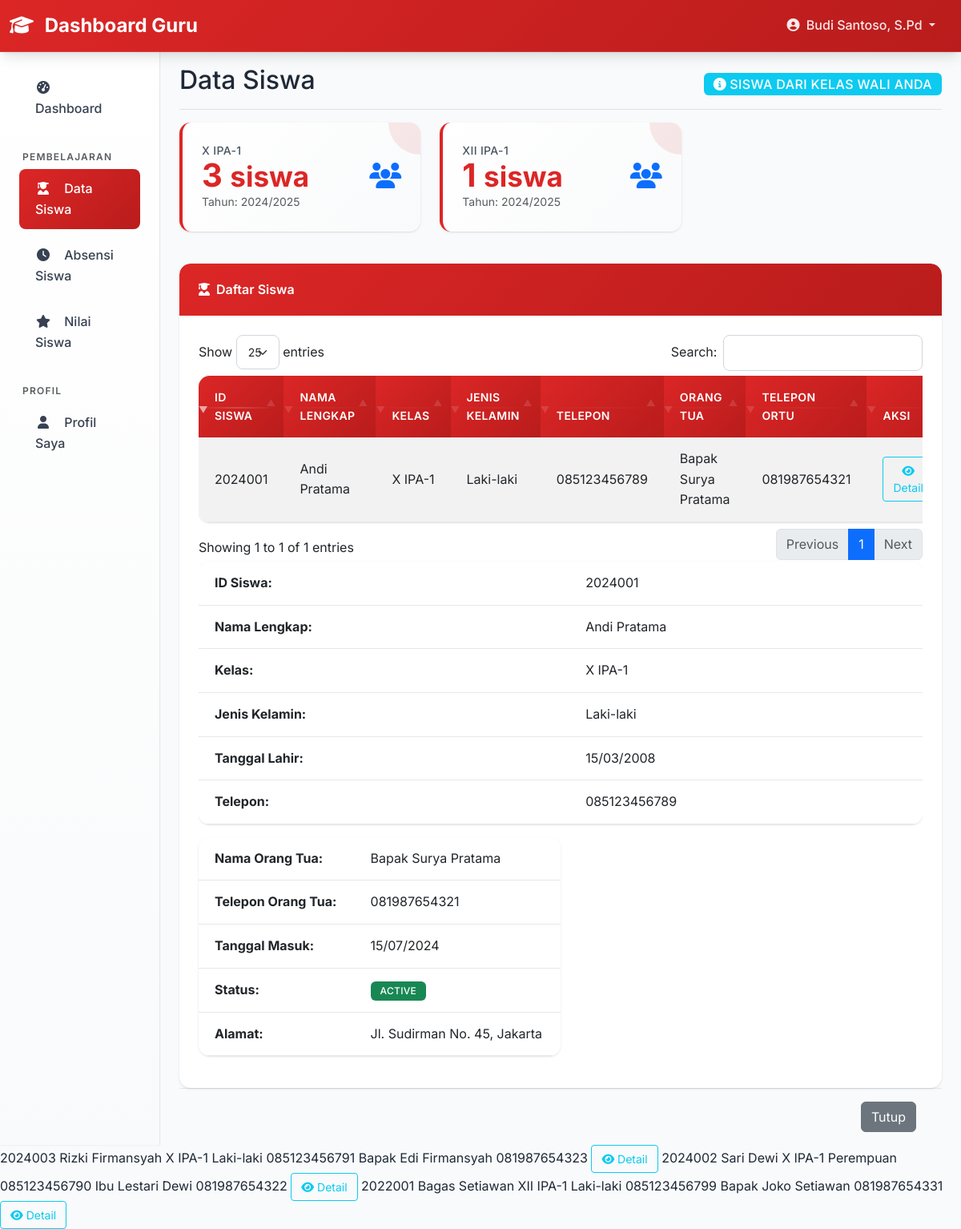
The app's page /teacher/students.php (signed in) with its own data.
### tables this page shows
CREATE TABLE IF NOT EXISTS classes (
    id INT AUTO_INCREMENT PRIMARY KEY,
    class_name VARCHAR(50) NOT NULL,
    class_level VARCHAR(20) NOT NULL,
    teacher_id INT,
    academic_year VARCHAR(10) NOT NULL,
    capacity INT DEFAULT 30,
    created_at TIMESTAMP DEFAULT CURRENT_TIMESTAMP,
    FOREIGN KEY (teacher_id) REFERENCES teachers(id) ON DELETE SET NULL
);

CREATE TABLE IF NOT EXISTS students (
    id INT AUTO_INCREMENT PRIMARY KEY,
    student_id VARCHAR(20) UNIQUE NOT NULL,
    full_name VARCHAR(100) NOT NULL,
    class_id INT,
    birth_date DATE,
    gender ENUM('male', 'female'),
    phone VARCHAR(20),
    address TEXT,
    parent_name VARCHAR(100),
    parent_phone VARCHAR(20),
    enrollment_date DATE DEFAULT (CURRENT_DATE),
    status ENUM('active', 'inactive', 'graduated') DEFAULT 'active',
    created_at TIMESTAMP DEFAULT CURRENT_TIMESTAMP,
    FOREIGN KEY (class_id) REFERENCES classes(id) ON DELETE SET NULL
);

### teacher/students.php (the view, shortened to what this page needs)
<?php
require_once '../config/database.php';
try {
    $stmt = $pdo->prepare("SELECT * FROM teachers WHERE user_id = ?");
    $stmt->execute([$_SESSION['user_id']]);
    $teacher = $stmt->fetch();
} catch(PDOException $e) {
    $error = 'Terjadi kesalahan sistem';
    $teacher = null;
}
try {
    $stmt = $pdo->prepare("
        SELECT s.*, c.class_name, c.class_level
        FROM students s
        JOIN classes c ON s.class_id = c.id
        WHERE c.teacher_id = ? AND s.status = 'active'
        ORDER BY c.class_level, c.class_name, s.full_name
    ");
    $stmt->execute([$teacher['id']]);
    $students = $stmt->fetchAll();
} catch(PDOException $e) {
    $students = [];
    $error = 'Gagal mengambil data siswa';
}
try {
    $stmt = $pdo->prepare("
        SELECT c.*,
               (SELECT COUNT(*) FROM students WHERE class_id = c.id AND status = 'active') as student_count
        FROM classes c
        WHERE c.teacher_id = ?
        ORDER BY c.class_level, c.class_name
    ");
    $stmt->execute([$teacher['id']]);
    $homeroom_classes = $stmt->fetchAll();
} catch(PDOException $e) {
    $homeroom_classes = [];
}
include 'includes/header.php';
?>
<div class="container-fluid">
    <div class="row">
        <?php include 'includes/sidebar.php'; ?>
        <main class="col-md-9 ms-sm-auto col-lg-10 px-md-4">
            <div class="d-flex justify-content-between flex-wrap flex-md-nowrap align-items-center pt-3 pb-2 mb-3 border-bottom">
                <h1 class="h2">Data Siswa</h1>
                <div class="btn-toolbar mb-2 mb-md-0">
                    <span class="badge bg-info fs-6">
                        <i class="fas fa-info-circle me-1"></i>Siswa dari kelas wali Anda
                    </span>
                </div>
            </div>
            <?php if (empty($homeroom_classes)): ?>
                <div class="card">
                    <div class="card-body text-center py-5">
                        <i class="fas fa-info-circle fa-3x text-muted mb-3"></i>
                        <h5>Anda belum ditugaskan sebagai wali kelas</h5>
                        <p class="text-muted">Hubungi admin untuk mendapatkan penugasan sebagai wali kelas</p>
                    </div>
                </div>
            <?php else: ?>
                <div class="row mb-4">
                    <?php foreach($homeroom_classes as $class): ?>
                    <div class="col-md-6 col-lg-4 mb-3">
                        <div class="card stats-card">
                            <div class="card-body">
                                <div class="row no-gutters align-items-center">
                                    <div class="col mr-2">
                                        <div class="stats-label"><?= htmlspecialchars($class['class_level'] . ' ' . $class['class_name']) ?></div>
                                        <div class="stats-number"><?= $class['student_count'] ?> <small>siswa</small></div>
                                        <small class="text-muted">Tahun: <?= htmlspecialchars($class['academic_year']) ?></small>
                                    </div>
                                    <div class="col-auto">
                                        <i class="fas fa-users fa-2x text-primary"></i>
                                    </div>
                                </div>
                            </div>
                        </div>
                    </div>
                    <?php endforeach; ?>
                </div>
                <div class="card">
                    <div class="card-header">
                        <i class="fas fa-user-graduate me-2"></i>Daftar Siswa
                    </div>
                    <div class="card-body">
                        <?php if (empty($students)): ?>
                            <div class="text-center py-4">
                                <i class="fas fa-user-graduate fa-3x text-muted mb-3"></i>
                                <h5>Belum ada siswa</h5>
                                <p class="text-muted">Siswa akan muncul setelah admin menambahkan siswa ke kelas Anda</p>
                            </div>
                        <?php else: ?>
                            <div class="table-responsive">
                                <table class="table table-striped datatable">
                                    <thead>
                                        <tr>
                                            <th>ID Siswa</th>
                                            <th>Nama Lengkap</th>
                                            <th>Kelas</th>
                                            <th>Jenis Kelamin</th>
                                            <th>Telepon</th>
                                            <th>Orang Tua</th>
                                            <th>Telepon Ortu</th>
                                            <th>Aksi</th>
                                        </tr>
                                    </thead>
                                    <tbody>
                                        <?php foreach($students as $student): ?>
                                        <tr>
                                            <td><?= htmlspecialchars($student['student_id']) ?></td>
                                            <td><?= htmlspecialchars($student['full_name']) ?></td>
                                            <td><?= htmlspecialchars($student['class_level'] . ' ' . $student['class_name']) ?></td>
                                            <td><?= $student['gender'] == 'male' ? 'Laki-laki' : 'Perempuan' ?></td>
                                            <td><?= htmlspecialchars($student['phone'] ?: '-') ?></td>
                                            <td><?= htmlspecialchars($student['parent_name'] ?: '-') ?></td>
                                            <td><?= htmlspecialchars($student['parent_phone'] ?: '-') ?></td>
                                            <td>
                                                <button type="button" class="btn btn-sm btn-outline-info" data-bs-toggle="modal" data-bs-target="#studentModal<?= $student['id'] ?>">
                                                    <i class="fas fa-eye"></i> Detail
                                                </button>
                                            </td>
                                        </tr>
                                        <div class="modal fade" id="studentModal<?= $student['id'] ?>" tabindex="-1">
                                            <div class="modal-dialog modal-lg">
                                                <div class="modal-content">
                                                    <div class="modal-body">
                                                        <div class="row">
                                                            <div class="col-md-6">
                                                                <table class="table table-borderless">
                                                                    <tr>
                                                                        <td><strong>ID Siswa:</strong></td>
                                                                        <td><?= htmlspecialchars($student['student_id']) ?></td>
                                                                    </tr>
                                                                    <tr>
                                                                        <td><strong>Nama Lengkap:</strong></td>
                                                                        <td><?= htmlspecialchars($student['full_name']) ?></td>
                                                                    </tr>
                                                                    <tr>
                                                                        <td><strong>Kelas:</strong></td>
                                                                        <td><?= htmlspecialchars($student['class_level'] . ' ' . $student['class_name']) ?></td>
                                                                    </tr>
                                                                    <tr>
                                                                        <td><strong>Jenis Kelamin:</strong></td>
                                                                        <td><?= $student['gender'] == 'male' ? 'Laki-laki' : 'Perempuan' ?></td>
                                                                    </tr>
                                                                    <tr>
                                                                        <td><strong>Tanggal Lahir:</strong></td>
                                                                        <td><?= $student['birth_date'] ? date('d/m/Y', strtotime($student['birth_date'])) : '-' ?></td>
                                                                    </tr>
                                                                    <tr>
                                                                        <td><strong>Telepon:</strong></td>
                                                                        <td><?= htmlspecialchars($student['phone'] ?: '-') ?></td>
                                                                    </tr>
                                                                </table>
                                                            </div>
                                                            <div class="col-md-6">
                                                                <table class="table table-borderless">
                                                                    <tr>
                                                                        <td><strong>Nama Orang Tua:</strong></td>
                                                                        <td><?= htmlspecialchars($student['parent_name'] ?: '-') ?></td>
                                                                    </tr>
                                                                    <tr>
                                                                        <td><strong>Telepon Orang Tua:</strong></td>
                                                                        <td><?= htmlspecialchars($student['parent_phone'] ?: '-') ?></td>
                                                                    </tr>
                                                                    <tr>
                                                                        <td><strong>Tanggal Masuk:</strong></td>
                                                                        <td><?= date('d/m/Y', strtotime($student['enrollment_date'])) ?></td>
                                                                    </tr>
                                                                    <tr>
                                                                        <td><strong>Status:</strong></td>
                                                                        <td>
                                                                            <span class="badge bg-success">
                                                                                <?= ucfirst($student['status']) ?>
                                                                            </span>
                                                                        </td>
                                                                    </tr>
                                                                    <tr>
                                                                        <td><strong>Alamat:</strong></td>
                                                                        <td><?= nl2br(htmlspecialchars($student['address'] ?: '-')) ?></td>
                                                                    </tr>
                                                                </table>
                                                            </div>
                                                        </div>
                                                    </div>
                                                    <div class="modal-footer">
                                                        <button type="button" class="btn btn-secondary" data-bs-dismiss="modal">Tutup</button>
                                                    </div>
                                                </div>
                                            </div>
                                        </div>
                                        <?php endforeach; ?>
                                    </tbody>
                                </table>
                            </div>
                        <?php endif; ?>
                    </div>
                </div>
            <?php endif; ?>
        </main>
    </div>
</div>
<?php include 'includes/footer.php'; ?>

### records on screen
classes: class_level+class_name "X IPA-1", student_count "3", academic_year "2024/2025"
classes: class_level+class_name "XII IPA-1", student_count "1", academic_year "2024/2025"
students: student "2024001", full_name "Andi Pratama", class.class_name "X IPA-1", gender "Laki-laki", phone "085123456789", parent_name "Bapak Surya Pratama", parent_phone "081987654321", birth_date "15/03/2008", enrollment_date "15/07/2024", status "ACTIVE", address "Jl. Sudirman No. 45, Jakarta"
students: student "2024003", full_name "Rizki Firmansyah", class.class_name "X IPA-1", gender "Laki-laki", phone "085123456791", parent_name "Bapak Edi Firmansyah", parent_phone "081987654323"
students: student "2024002", full_name "Sari Dewi", class.class_name "X IPA-1", gender "Perempuan", phone "085123456790", parent_name "Ibu Lestari Dewi", parent_phone "081987654322"
students: student "2022001", full_name "Bagas Setiawan", class.class_name "XII IPA-1", gender "Laki-laki", phone "085123456799", parent_name "Bapak Joko Setiawan", parent_phone "081987654331"

### other values on screen
$_SESSION['full_name'] "Budi Santoso, S.Pd"
